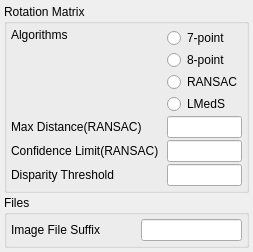
<?xml version="1.0" encoding="UTF-8"?>
<ui version="4.0">
 <class>props_page_cv_rectify</class>
 <widget class="QWidget" name="props_page_cv_rectify">
  <property name="geometry">
   <rect>
    <x>0</x>
    <y>0</y>
    <width>235</width>
    <height>220</height>
   </rect>
  </property>
  <property name="maximumSize">
   <size>
    <width>320</width>
    <height>16777215</height>
   </size>
  </property>
  <property name="windowTitle">
   <string>Form</string>
  </property>
  <property name="locale">
   <locale language="English" country="UnitedStates"/>
  </property>
  <layout class="QGridLayout" name="gridLayout">
   <property name="leftMargin">
    <number>4</number>
   </property>
   <property name="topMargin">
    <number>4</number>
   </property>
   <property name="rightMargin">
    <number>4</number>
   </property>
   <property name="bottomMargin">
    <number>4</number>
   </property>
   <property name="horizontalSpacing">
    <number>8</number>
   </property>
   <property name="verticalSpacing">
    <number>2</number>
   </property>
   <item row="0" column="0">
    <widget class="QGroupBox" name="roration_group_box">
     <property name="title">
      <string>Rotation Matrix</string>
     </property>
     <layout class="QGridLayout" name="gridLayout_3">
      <property name="leftMargin">
       <number>4</number>
      </property>
      <property name="topMargin">
       <number>4</number>
      </property>
      <property name="rightMargin">
       <number>4</number>
      </property>
      <property name="bottomMargin">
       <number>4</number>
      </property>
      <property name="horizontalSpacing">
       <number>8</number>
      </property>
      <property name="verticalSpacing">
       <number>2</number>
      </property>
      <item row="0" column="0">
       <widget class="QLabel" name="radio_fundamental_method_label">
        <property name="text">
         <string>Algorithms</string>
        </property>
        <property name="alignment">
         <set>Qt::AlignLeading|Qt::AlignLeft|Qt::AlignTop</set>
        </property>
       </widget>
      </item>
      <item row="0" column="2">
       <layout class="QVBoxLayout" name="verticalLayout">
        <property name="spacing">
         <number>2</number>
        </property>
        <item>
         <widget class="QRadioButton" name="radio_fundamental_method_7_point">
          <property name="text">
           <string>7-point</string>
          </property>
         </widget>
        </item>
        <item>
         <widget class="QRadioButton" name="radio_fundamental_method_8_point">
          <property name="text">
           <string>8-point</string>
          </property>
         </widget>
        </item>
        <item>
         <widget class="QRadioButton" name="radio_fundamental_method_ransac">
          <property name="text">
           <string>RANSAC</string>
          </property>
         </widget>
        </item>
        <item>
         <widget class="QRadioButton" name="radio_fundamental_method_lmeds">
          <property name="text">
           <string>LMedS</string>
          </property>
         </widget>
        </item>
       </layout>
      </item>
      <item row="1" column="0">
       <widget class="QLabel" name="max_distance_ransac_label">
        <property name="text">
         <string>Max Distance(RANSAC)</string>
        </property>
       </widget>
      </item>
      <item row="1" column="2">
       <widget class="QLineEdit" name="max_distance_ransac_edit">
        <property name="alignment">
         <set>Qt::AlignRight|Qt::AlignTrailing|Qt::AlignVCenter</set>
        </property>
       </widget>
      </item>
      <item row="2" column="0">
       <widget class="QLabel" name="confidence_limit_ransac_label">
        <property name="text">
         <string>Confidence Limit(RANSAC)</string>
        </property>
       </widget>
      </item>
      <item row="2" column="2">
       <widget class="QLineEdit" name="confidence_limit_ransac_edit">
        <property name="alignment">
         <set>Qt::AlignRight|Qt::AlignTrailing|Qt::AlignVCenter</set>
        </property>
       </widget>
      </item>
      <item row="3" column="0">
       <widget class="QLabel" name="disparity_threshold_label">
        <property name="text">
         <string>Disparity Threshold</string>
        </property>
       </widget>
      </item>
      <item row="3" column="2">
       <widget class="QLineEdit" name="disparity_threshold_edit">
        <property name="alignment">
         <set>Qt::AlignRight|Qt::AlignTrailing|Qt::AlignVCenter</set>
        </property>
       </widget>
      </item>
      <item row="0" column="1">
       <spacer name="horizontalSpacer">
        <property name="orientation">
         <enum>Qt::Horizontal</enum>
        </property>
        <property name="sizeHint" stdset="0">
         <size>
          <width>40</width>
          <height>20</height>
         </size>
        </property>
       </spacer>
      </item>
     </layout>
    </widget>
   </item>
   <item row="0" column="1">
    <spacer name="horizontalSpacer_2">
     <property name="orientation">
      <enum>Qt::Horizontal</enum>
     </property>
     <property name="sizeHint" stdset="0">
      <size>
       <width>40</width>
       <height>20</height>
      </size>
     </property>
    </spacer>
   </item>
   <item row="1" column="0">
    <widget class="QGroupBox" name="files_group_box">
     <property name="title">
      <string>Files</string>
     </property>
     <layout class="QGridLayout" name="gridLayout_4">
      <property name="leftMargin">
       <number>4</number>
      </property>
      <property name="topMargin">
       <number>4</number>
      </property>
      <property name="rightMargin">
       <number>4</number>
      </property>
      <property name="bottomMargin">
       <number>4</number>
      </property>
      <property name="horizontalSpacing">
       <number>8</number>
      </property>
      <property name="verticalSpacing">
       <number>2</number>
      </property>
      <item row="0" column="0">
       <widget class="QLabel" name="image_file_suffix_label">
        <property name="text">
         <string>Image File Suffix</string>
        </property>
       </widget>
      </item>
      <item row="0" column="2">
       <widget class="QLineEdit" name="image_file_suffix_edit">
        <property name="alignment">
         <set>Qt::AlignRight|Qt::AlignTrailing|Qt::AlignVCenter</set>
        </property>
       </widget>
      </item>
      <item row="0" column="1">
       <spacer name="horizontalSpacer_3">
        <property name="orientation">
         <enum>Qt::Horizontal</enum>
        </property>
        <property name="sizeHint" stdset="0">
         <size>
          <width>40</width>
          <height>20</height>
         </size>
        </property>
       </spacer>
      </item>
     </layout>
    </widget>
   </item>
   <item row="2" column="0">
    <spacer name="verticalSpacer">
     <property name="orientation">
      <enum>Qt::Vertical</enum>
     </property>
     <property name="sizeHint" stdset="0">
      <size>
       <width>20</width>
       <height>40</height>
      </size>
     </property>
    </spacer>
   </item>
  </layout>
  <zorder>roration_group_box</zorder>
  <zorder>verticalSpacer</zorder>
  <zorder>horizontalSpacer_2</zorder>
  <zorder>files_group_box</zorder>
 </widget>
 <tabstops>
  <tabstop>radio_fundamental_method_7_point</tabstop>
  <tabstop>radio_fundamental_method_8_point</tabstop>
  <tabstop>radio_fundamental_method_ransac</tabstop>
  <tabstop>radio_fundamental_method_lmeds</tabstop>
  <tabstop>max_distance_ransac_edit</tabstop>
  <tabstop>confidence_limit_ransac_edit</tabstop>
  <tabstop>disparity_threshold_edit</tabstop>
 </tabstops>
 <resources/>
 <connections/>
 <designerdata>
  <property name="gridDeltaX">
   <number>5</number>
  </property>
  <property name="gridDeltaY">
   <number>5</number>
  </property>
  <property name="gridSnapX">
   <bool>true</bool>
  </property>
  <property name="gridSnapY">
   <bool>true</bool>
  </property>
  <property name="gridVisible">
   <bool>true</bool>
  </property>
 </designerdata>
</ui>
